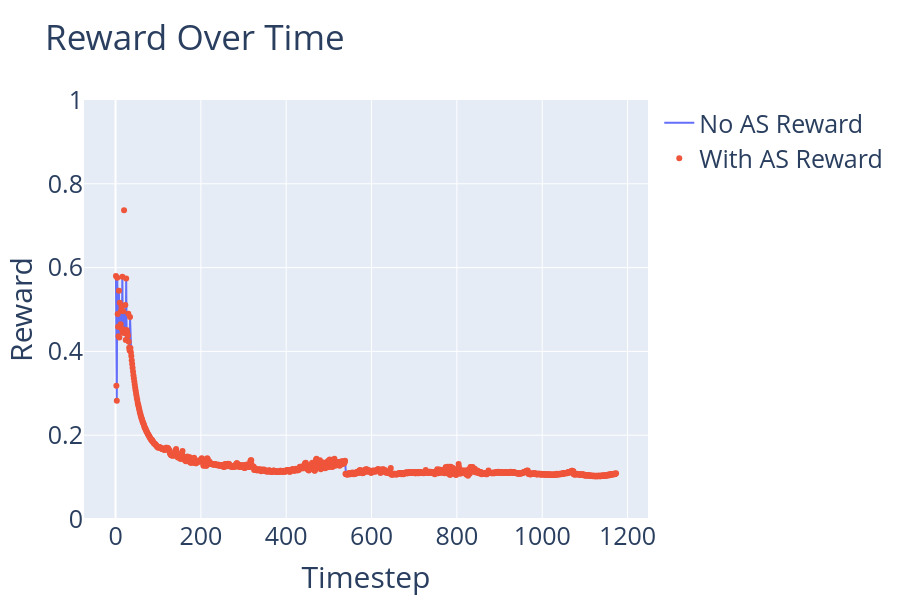

Write notebook code for a chart like this one.
### Markdown cell above
# RESULTS AND PLOTS

### Code cell
# Plot to show the reward over time with and without action steering
action_steering_info_df = pd.DataFrame(action_steering_info_df)
action_steering_info_df['timestep'] = action_steering_info_df['timestep'] - action_steering_info_df['timestep'].min() + 1

# Create traces for each DataFrame
trace1 = go.Scatter(x=action_steering_info_df['timestep'], y=action_steering_info_df['agent_reward'], mode='lines', name='No AS Reward')
trace2 = go.Scatter(x=action_steering_info_df['timestep'], y=action_steering_info_df['action_steering_reward'], mode='markers', name='With AS Reward')

# Create the layout
layout = go.Layout(
    title='Reward Over Time',
    xaxis=dict(title='Timestep'),
    yaxis=dict(title='Reward', range=[0, 1]),  # Set y-axis range from 0 to 1
    height=600
)

# Combine the traces and layout into a figure
fig = go.Figure(data=[trace1, trace2], layout=layout)

fig.update_layout(font=dict(size=25))

# Show the figure
fig.show()

### Figure 1 — Plotly figure (JSON) as saved in the notebook; plotly's stock layout.template omitted (floating-point values rounded to 4 significant figures; data arrays with more than 128 entries replaced by an {"elided": "..."} marker saying what was removed)
{"data": [{"mode": "lines", "name": "No AS Reward", "type": "scatter", "x": {"elided": "1173 int values"}, "y": {"elided": "1173 float values"}}, {"mode": "markers", "name": "With AS Reward", "type": "scatter", "x": {"elided": "1173 int values"}, "y": {"elided": "1173 float values"}}], "layout": {"font": {"size": 25}, "height": 600, "title": {"text": "Reward Over Time"}, "xaxis": {"title": {"text": "Timestep"}}, "yaxis": {"range": [0, 1], "title": {"text": "Reward"}}}}
